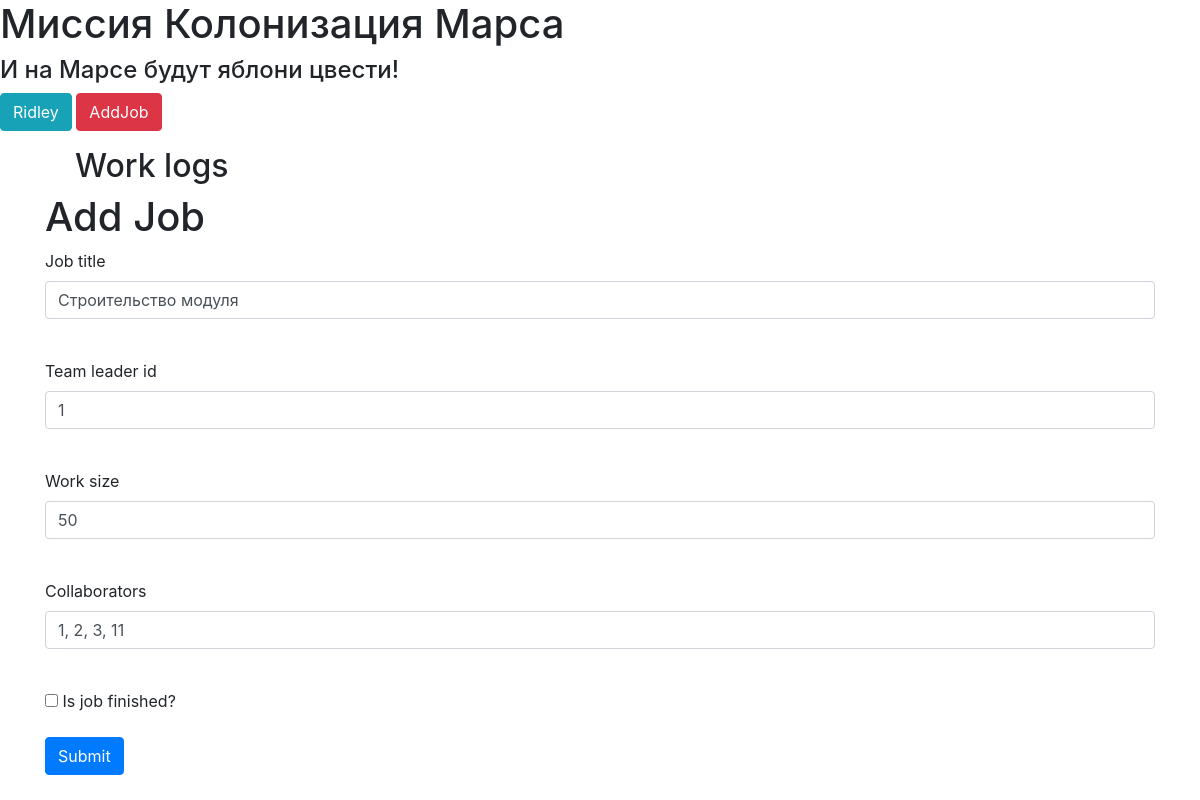
Screenshot of /edit_job/1 (signed in) with the database file from the repository.
### users.py (models this page shows, shortened)
class User(SqlAlchemyBase, UserMixin):
    __tablename__ = 'users'
    id = sqlalchemy.Column(sqlalchemy.Integer,
                           primary_key=True, autoincrement=True)
    surname = sqlalchemy.Column(sqlalchemy.String)
    name = sqlalchemy.Column(sqlalchemy.String)
    age = sqlalchemy.Column(sqlalchemy.Integer)
    position = sqlalchemy.Column(sqlalchemy.String)
    speciality = sqlalchemy.Column(sqlalchemy.String)
    address = sqlalchemy.Column(sqlalchemy.String)
    email = sqlalchemy.Column(sqlalchemy.String, unique=True)
    hashed_password = sqlalchemy.Column(sqlalchemy.String)
    modified_date = sqlalchemy.Column(sqlalchemy.DateTime, default=datetime.datetime.now)

### jobs.py (models this page shows)
class Jobs(SqlAlchemyBase):
    __tablename__ = 'jobs'
    id = sqlalchemy.Column(sqlalchemy.Integer,
                           primary_key=True, autoincrement=True)
    team_leader = sqlalchemy.Column(sqlalchemy.Integer, sqlalchemy.ForeignKey('users.id'), autoincrement=True)
    job = sqlalchemy.Column(sqlalchemy.String)
    work_size = sqlalchemy.Column(sqlalchemy.Integer)
    collaborators = sqlalchemy.Column(sqlalchemy.String)
    start_date = sqlalchemy.Column(sqlalchemy.DateTime)
    end_date = sqlalchemy.Column(sqlalchemy.DateTime)
    is_finished = sqlalchemy.Column(sqlalchemy.Boolean)
    creates_user_id = sqlalchemy.Column(sqlalchemy.Integer)
    user = orm.relationship('User')

### main.py (the view, shortened to what this page needs)
@app.route('/edit_job/<int:id>', methods=['GET', 'POST'])
@login_required
def edit_job(id):
    form = Addjob()
    if request.method == "GET":
        db_sess = db_session.create_session()
        job = db_sess.query(Jobs).filter(Jobs.id == id, ((Jobs.creates_user_id == current_user.id) |
                                                         (current_user.id == 1))).first()
        if job:
            form.job.data = job.job
            form.team_leader.data = job.team_leader
            form.work_size.data = job.work_size
            form.collaborators.data = job.collaborators
            form.is_finished.data = job.is_finished
        else:
            abort(404)
    return render_template('addjob_form.html',
                           title='Редактирование новости',
                           form=form
                           )

### forms/job_form.py
class Addjob(FlaskForm):
    job = StringField('Job title', validators=[DataRequired()])
    team_leader = IntegerField('Team leader id', validators=[DataRequired()])
    work_size = IntegerField('Work size', validators=[DataRequired()])
    collaborators = StringField('Collaborators', validators=[DataRequired()])
    is_finished = BooleanField('Is job finished?')
    submit = SubmitField('Submit')

### data/db_session.py (called while the page is built)
def create_session() -> Session:
    global __factory
    return __factory()

### main.py (called while the page is built)
@login_manager.user_loader
def load_user(user_id):
    db_sess = db_session.create_session()
    return db_sess.query(User).get(user_id)

### templates/addjob_form.html (shortened to what this page needs)
{% extends "base.html" %}
{% block content %}
    <h1>Add Job</h1>
    <form action="" method="post">
        <p>
            {{ form.job.label }}<br>
            {{ form.job(class="form-control") }}<br>
        </p>
        <p>
            {{ form.team_leader.label }}<br>
            {{ form.team_leader(class="form-control") }}<br>
        </p>
        <p>
            {{ form.work_size.label }}<br>
            {{ form.work_size(class="form-control") }}<br>
        </p>
        <p>
            {{ form.collaborators.label }}<br>
            {{ form.collaborators(class="form-control") }}<br>
        </p>
        <p>{{ form.is_finished() }} {{ form.is_finished.label }}</p>
        <p>{{ form.submit(type="submit", class="btn btn-primary") }}</p>
    </form>
{% endblock %}

### templates/base.html (shortened to what this page needs)
<!DOCTYPE html>
<html lang="en">
<head>
    <link rel="stylesheet" href="/static/css/style.css">
     <link rel="stylesheet" href="https://cdn.jsdelivr.net/npm/bootstrap@4.0.0/dist/css/bootstrap.min.css">
    </head>
    <body>
        <h1>Миссия Колонизация Марса</h1>
        <h4>И на Марсе будут яблони цвести!</h4>
        <nav>
            {% if current_user.is_authenticated %}
                <p>
                    <a class="btn btn-info" href="/logout">{{ current_user.name }}</a>
                    <a class="btn btn-danger" href="/addjob">AddJob</a>
                </p>
            {% else %}
                <p>
                    <a class="btn btn-primary " href="/register">Зарегистрироваться</a>
                    <a class="btn btn-success" href="/login">Войти</a>
                </p>
            {% endif %}
        </nav>
        <h2>Work logs</h2>
        <main role="main" class="container">
            {% block content %}{% endblock %}
        </main>
    </body>
</html>

### static/css/style.css (style rules this page uses)
h2 { margin-left: 75px; }
h4 { color: grey; }

### rows the page displays
User: name "Ridley"
Jobs: job "Строительство модуля", team_leader "1", work_size "50", collaborators "1, 2, 3, 11"
